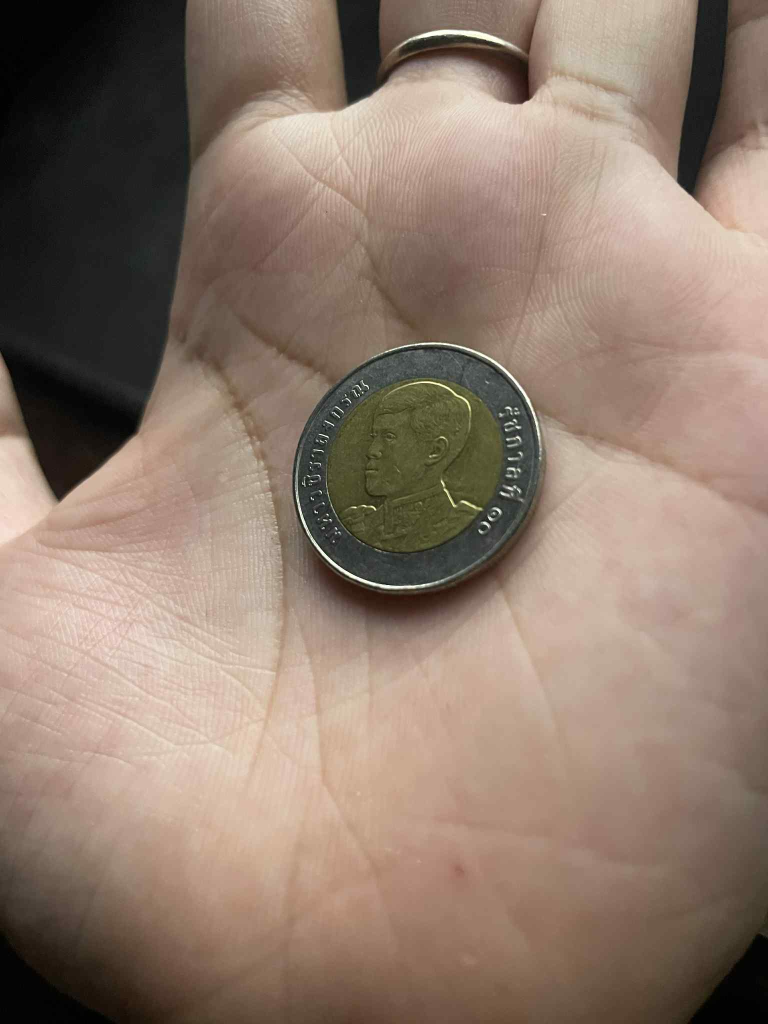
#> input picture Image-to-Descriptor/image/10.1.jpeg, 1536 x 2048 px (shown at 1/2 size)
$ python -i otsu_adapter.py   (imports and definitions only)
#> lines starting #> are read from the running program, lines starting #| are printed output that depends on the picture; after the words box and inside, x2 and y2 are one past the last pixel; in counts of white or black regions, pixels touching at a corner belong together
# project_n2n/server/algos/Classification/otsu_adapter.py
import os
import json
import hashlib
from typing import Dict, Any, Tuple, Optional

import cv2
import numpy as np


def _ensure_dir(d: str):
    os.makedirs(d, exist_ok=True)

# [5 lines left out: function _read_json, not called in this run]


def _to_gray(img: np.ndarray) -> np.ndarray:
    if img.ndim == 2:
        return img
    if img.ndim == 3 and img.shape[2] == 4:
        return cv2.cvtColor(img, cv2.COLOR_BGRA2GRAY)
    return cv2.cvtColor(img, cv2.COLOR_BGR2GRAY)


# [30 lines left out: functions _apply_morph, _draw_histogram, not called in this run]


def run(
    image_path: str,
    out_root: str,
    *,
    gaussian_blur: bool = True,
    blur_ksize: int = 5,
    invert: bool = False,
    morph_open: bool = False,
    morph_close: bool = False,
    morph_kernel: int = 3,
    show_histogram: bool = False,
    **kwargs
) -> Tuple[str, Optional[str]]:

#> called with out_root = 'out.png', gaussian_blur = True, blur_ksize = 5, invert = False, morph_open = False, morph_close = False, morph_kernel = 3, show_histogram = False
    if image_path.lower().endswith(".json"):
        try:
            data = _read_json(image_path)
            if "matching_tool" in data:
                 raise ValueError(f"Invalid Input: Otsu cannot run on '{data.get('matching_tool')}' result JSON.")
            if "tool" in data and data["tool"] in ["SIFT", "SURF", "ORB"]:
                 raise ValueError(f"Invalid Input: Otsu cannot run on '{data['tool']}' feature JSON.")

            image_path = (
                data.get("image", {}).get("original_path") or
                data.get("output", {}).get("aligned_image") or
                image_path
            )
        except (json.JSONDecodeError, FileNotFoundError):
            pass

    out_dir = os.path.join(out_root, "features", "otsu_outputs")
    _ensure_dir(out_dir)

    config_map = {
        "img": os.path.basename(image_path),
        "blur": gaussian_blur, "k": blur_ksize,
        "inv": invert,
        "open": morph_open, "close": morph_close, "mk": morph_kernel,
        "hist": show_histogram
    }

    config_str = json.dumps(config_map, sort_keys=True, default=str)
    param_hash = hashlib.md5(config_str.encode('utf-8')).hexdigest()[:8]

    base_name = os.path.splitext(os.path.basename(image_path))[0]
    stem = f"otsu_{base_name}_{param_hash}"

    img = cv2.imread(image_path, cv2.IMREAD_UNCHANGED)
#> img is the input picture: shape (2048, 1536, 3); mean B, G, R 108.1, 122, 141.9
    if img is None:
        raise ValueError(f"Cannot read image: {image_path}")

    gray = _to_gray(img)
#> in _to_gray, `return cv2.cvtColor(img, cv2.COLOR_BGR2GRAY)`:
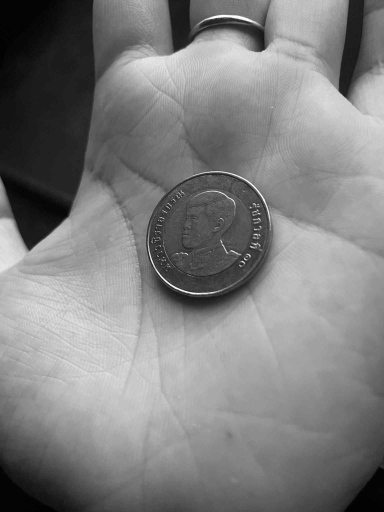
#> returned value: shape (2048, 1536) (shown at 1/4 size); min 0, max 255, mean 126.3

    if gaussian_blur:
        k = int(blur_ksize // 2 * 2 + 1) if blur_ksize else 5
        gray_blur = cv2.GaussianBlur(gray, (k, k), 0)
    else:
        gray_blur = gray

    flag = cv2.THRESH_BINARY_INV if invert else cv2.THRESH_BINARY
    tval, binary = cv2.threshold(gray_blur, 0, 255, flag | cv2.THRESH_OTSU)
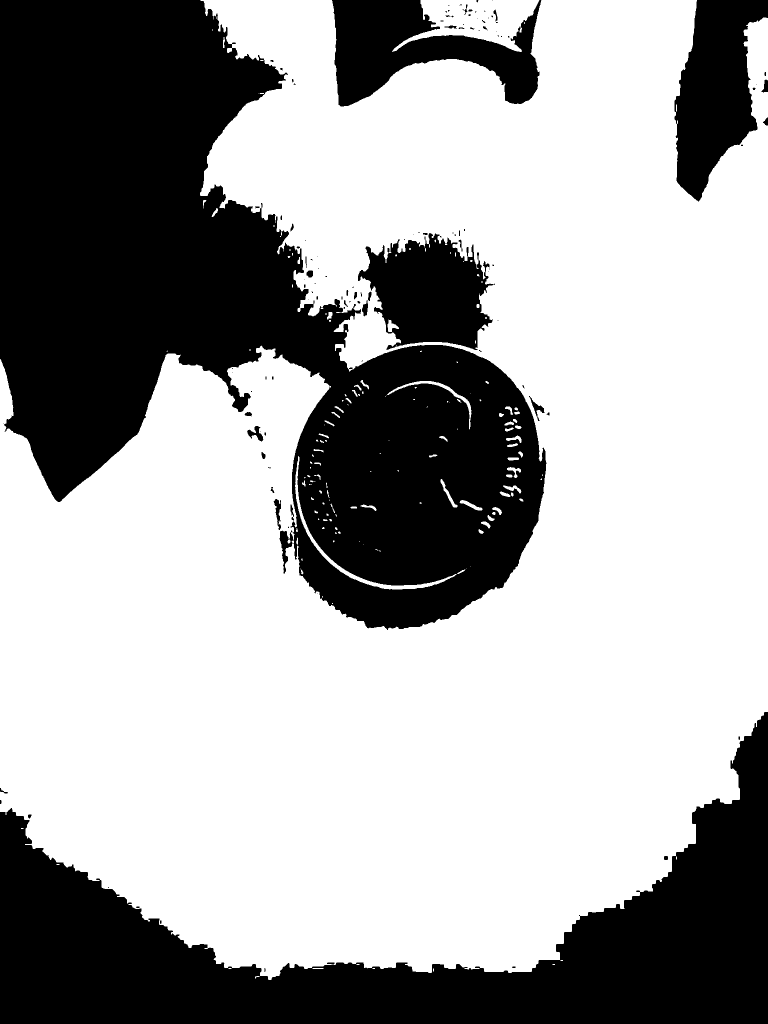
#> binary: shape (2048, 1536) (shown at 1/2 size); 63.7% white; 127 black regions (78 under 20 px), largest, box (x1, y1, x2, y2) and area: (0, 0, 1093, 1260) 663238, (0, 1424, 1536, 2048) 338329, (664, 0, 1083, 213) 47383
#> tval = 112
    tval = int(round(tval))

    if morph_open or morph_close:
        binary = _apply_morph(binary, morph_open, morph_close, morph_kernel)

    bin_name = f"{stem}_binary.png"
    json_name = f"{stem}.json"
    hist_name = f"{stem}_hist.png"

    bin_path = os.path.join(out_dir, bin_name)
    json_path = os.path.join(out_dir, json_name)
    hist_path = os.path.join(out_dir, hist_name)

    if not (os.path.exists(json_path) and os.path.exists(bin_path)):
        cv2.imwrite(bin_path, binary)

        hist_path_out = None
        if show_histogram:
            _draw_histogram(gray_blur, tval, hist_path)
            if os.path.exists(hist_path):
                hist_path_out = hist_path

        H, W = int(gray.shape[0]), int(gray.shape[1])

        binary_url = f"/static/features/otsu_outputs/{bin_name}"
        histogram_url = f"/static/features/otsu_outputs/{hist_name}" if hist_path_out else None

        result: Dict[str, Any] = {
            "tool": "OtsuThreshold",
            "output_type": "classification",
            "tool_version": cv2.__version__,
            "input_image": {
                "path": image_path,
                "shape": [H, W],
                "dtype": str(gray.dtype),
            },
            "parameters": config_map,
            "threshold_value": tval,
            "output": {
                "binary_mask_path": bin_path,
                "binary_mask_shape": [int(binary.shape[0]), int(binary.shape[1])],
                "histogram_path": hist_path_out,
                "binary_url": binary_url,
                "histogram_url": histogram_url,
                "result_image_url": binary_url
            },
            "binary_url": binary_url,
            "notes": "Binary image is 0/255 (uint8).",
        }

        with open(json_path, "w", encoding="utf-8") as f:
            json.dump(result, f, indent=2, ensure_ascii=False)

    return json_path, bin_path

>>> result = run('../../../Image-to-Descriptor/image/10.1.jpeg', 'out.png')

$ run again, on Image-to-Descriptor/image/10.2.jpeg
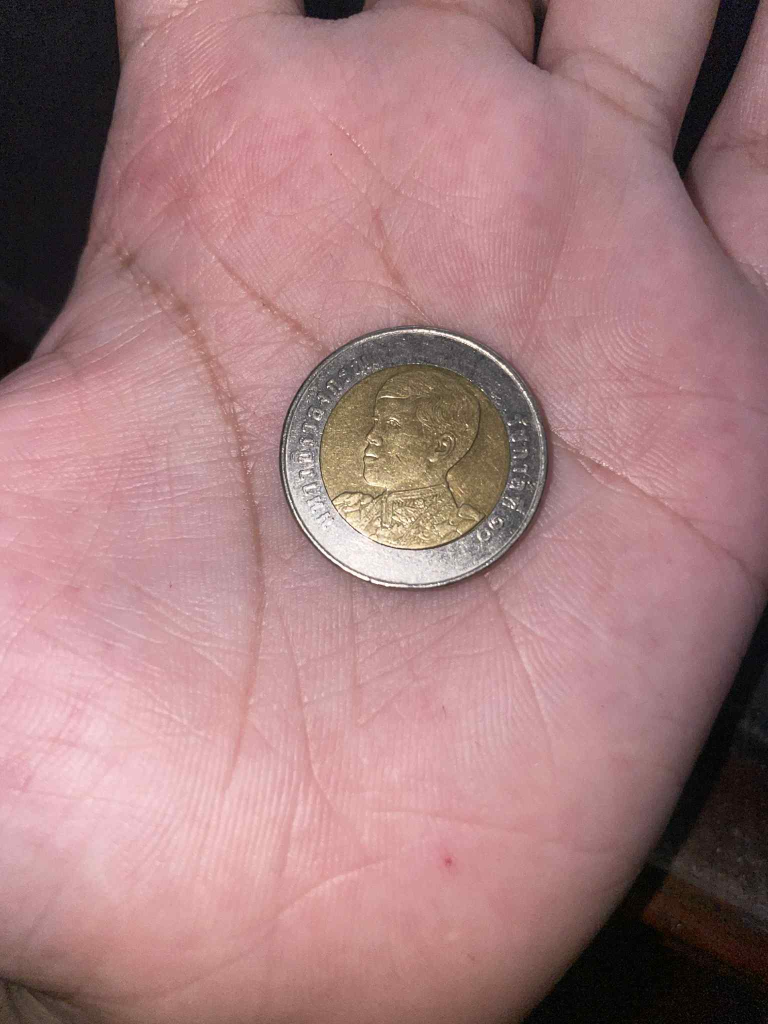
#> input picture Image-to-Descriptor/image/10.2.jpeg, 1536 x 2048 px (shown at 1/2 size)
#> in run, img is the input picture: shape (2048, 1536, 3); mean B, G, R 127.4, 125.4, 165.9
#> in _to_gray, `return cv2.cvtColor(img, cv2.COLOR_BGR2GRAY)`:
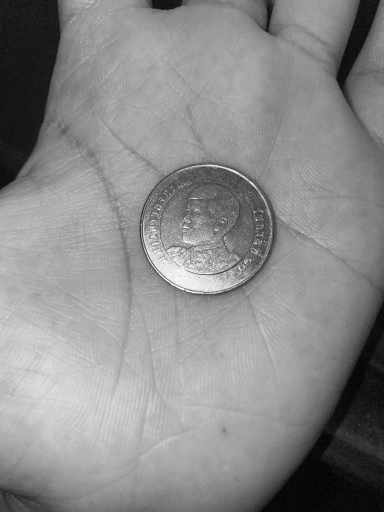
#> returned value: shape (2048, 1536) (shown at 1/4 size); min 0, max 255, mean 137.7
#> in run, `tval, binary = cv2.threshold(gray_blur, 0, 255, flag | cv2.THRESH_OTSU)`:
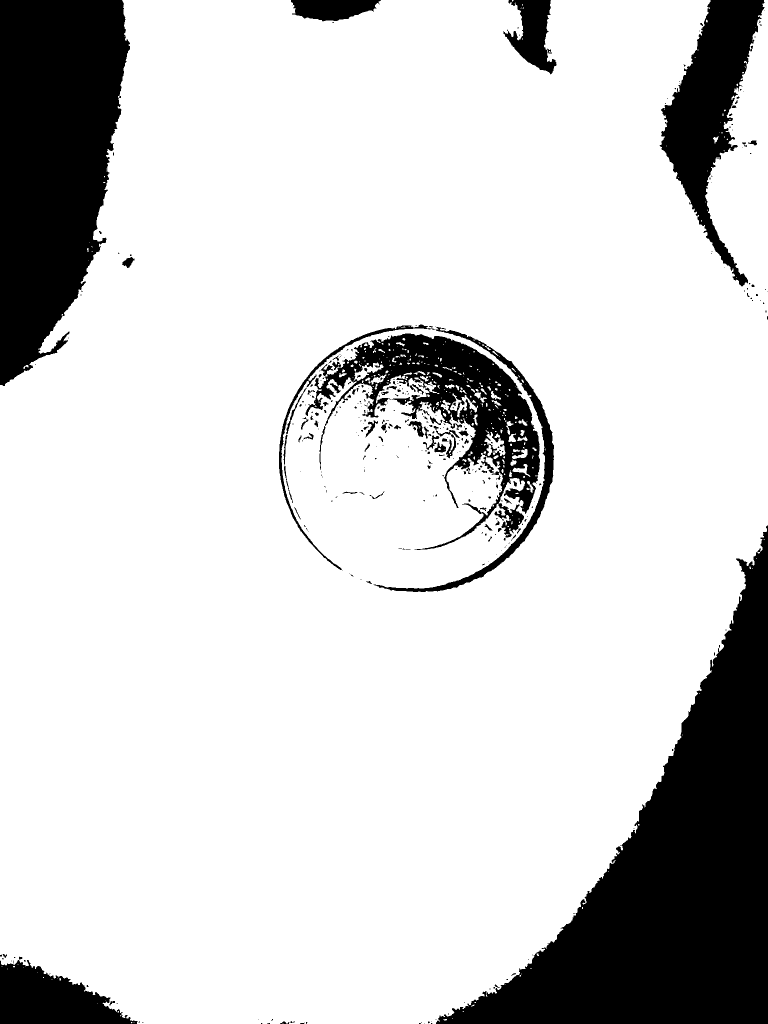
#> binary: shape (2048, 1536) (shown at 1/2 size); 82.5% white; 366 black regions (271 under 20 px), largest, box (x1, y1, x2, y2) and area: (872, 1051, 1536, 2048) 243825, (0, 0, 260, 772) 146815, (611, 667, 1080, 1100) 55222
#> tval = 100
